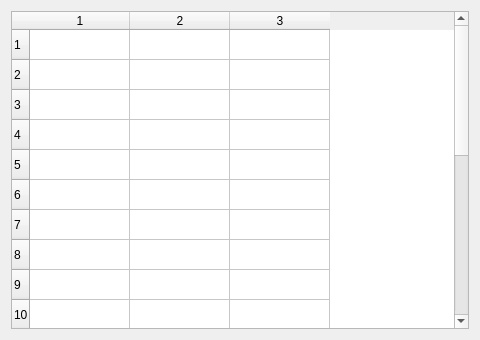
<?xml version="1.0" encoding="UTF-8"?>
<ui version="4.0"><class>Dialog</class><widget class="QDialog" name="Dialog"><property name="geometry"><rect><x>0</x><y>0</y><width>480</width><height>340</height></rect></property><property name="windowTitle"><string>#090 tables/175_size_20x3</string></property><layout class="QVBoxLayout" name="verticalLayout"><property name="leftMargin"><number>11</number></property><property name="topMargin"><number>11</number></property><property name="rightMargin"><number>11</number></property><property name="bottomMargin"><number>11</number></property><property name="spacing"><number>6</number></property><item><widget class="QTableWidget" name="table"><property name="rowCount"><number>20</number></property><property name="columnCount"><number>3</number></property></widget></item></layout></widget></ui>
